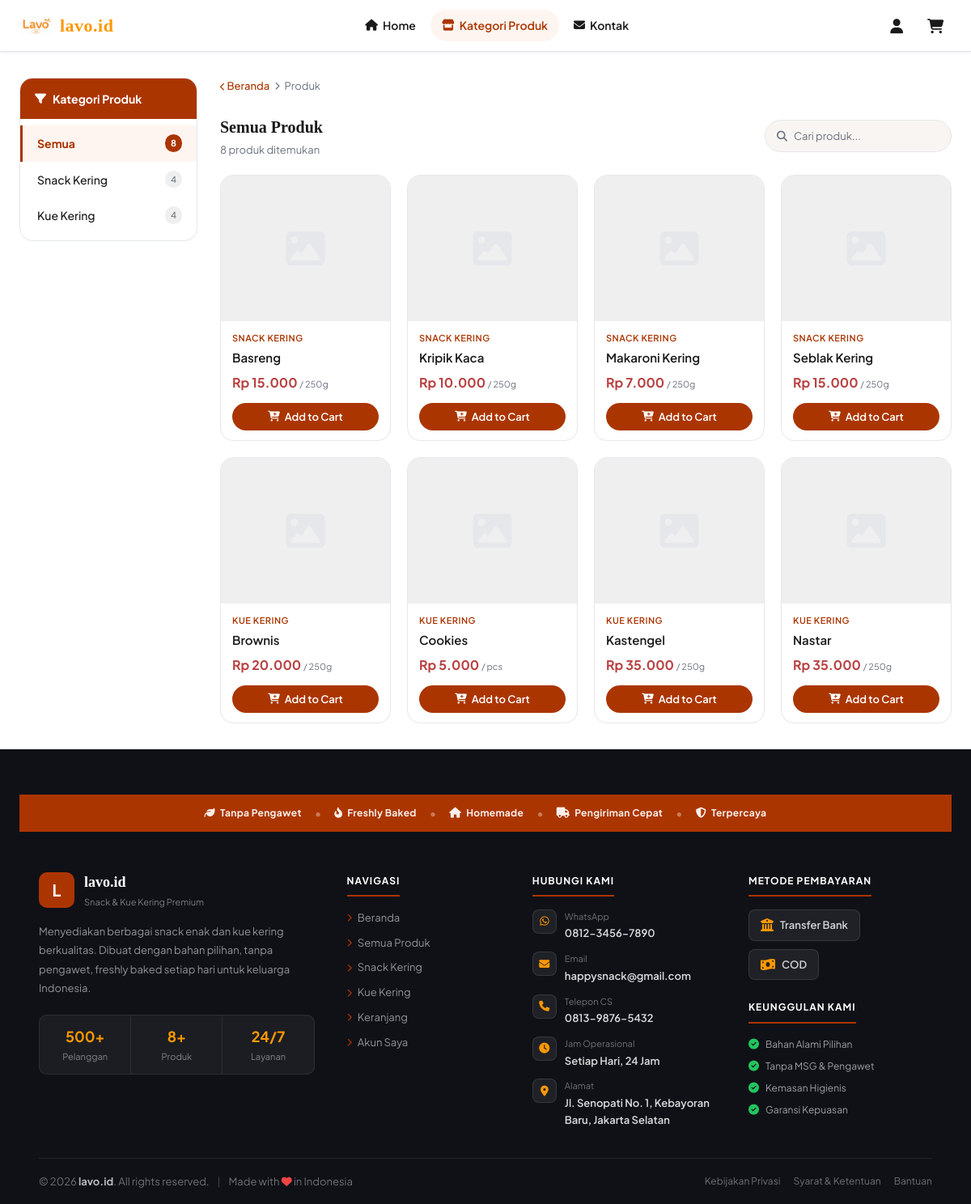
The page /kategori.php on the database its author committed.
### tables this page shows
CREATE TABLE IF NOT EXISTS `produk` (
  `id_produk`   INT(11)        NOT NULL AUTO_INCREMENT,
  `id_kategori` INT(11)        NOT NULL,
  `nama`        VARCHAR(150)   NOT NULL,
  `harga`       DECIMAL(10,2)  NOT NULL,
  `satuan`      VARCHAR(20)    NOT NULL DEFAULT 'pcs',
  `stok`        INT(11)        NOT NULL DEFAULT 0,
  `deskripsi`   TEXT           DEFAULT NULL,
  `gambar`      VARCHAR(255)   DEFAULT NULL,
  `created_at`  TIMESTAMP      NOT NULL DEFAULT CURRENT_TIMESTAMP,
  PRIMARY KEY (`id_produk`),
  FOREIGN KEY (`id_kategori`) REFERENCES `kategori`(`id_kategori`) ON DELETE CASCADE
);

CREATE TABLE IF NOT EXISTS `kategori` (
  `id_kategori` INT(11)      NOT NULL AUTO_INCREMENT,
  `nama`        VARCHAR(100) NOT NULL,
  PRIMARY KEY (`id_kategori`)
);

### includes/functions.php (called while the page is built, shortened)
<?php
function getProdukAll($conn, $limit = 0) {
    $sql = "SELECT p.id_produk AS id, p.nama, p.harga, p.satuan, p.stok, p.gambar,
                   k.nama AS kategori
            FROM produk p
            JOIN kategori k ON p.id_kategori = k.id_kategori
            ORDER BY k.id_kategori, p.nama";
    $res = mysqli_query($conn, $sql);
    $data = [];
    while ($row = mysqli_fetch_assoc($res)) $data[] = $row;
    return $data;
}
function getProdukFilter($conn, $kategori = 'Semua', $search = '') {
    $where  = [];
    $params = [];
    $sql = "SELECT p.id_produk AS id, p.nama, p.harga, p.satuan, p.stok, p.gambar,
                   k.nama AS kategori
            FROM produk p
            JOIN kategori k ON p.id_kategori = k.id_kategori";
    $sql .= " ORDER BY k.id_kategori, p.nama";
    $stmt = mysqli_prepare($conn, $sql);
    mysqli_stmt_execute($stmt);
    $res  = mysqli_stmt_get_result($stmt);
    $data = [];
    while ($row = mysqli_fetch_assoc($res)) $data[] = $row;
    return $data;
}
function getKategoriAll($conn) {
    $res  = mysqli_query($conn, "SELECT * FROM kategori ORDER BY id_kategori");
    $data = [];
    while ($row = mysqli_fetch_assoc($res)) $data[] = $row;
    return $data;
}

### kategori.php (the view, shortened to what this page needs)
<?php
include 'koneksi.php';
include 'includes/functions.php';
$kategori_aktif = $_GET['kategori'] ?? 'Semua';
$search         = trim($_GET['q'] ?? '');
$kategori_db   = getKategoriAll($conn);
$nama_kategori = array_unique(array_column($kategori_db, 'nama'));
$kategori_list = array_merge(['Semua'], array_values($nama_kategori));
$semua_produk_db = getProdukAll($conn);
$counts = ['Semua' => count($semua_produk_db)];
foreach ($semua_produk_db as $p) {
    $kat = $p['kategori'];
    $counts[$kat] = ($counts[$kat] ?? 0) + 1;
}
$produk_tampil = getProdukFilter($conn, $kategori_aktif, $search);
?>
<!DOCTYPE html>
<html lang="id">
<head>
  <link rel="stylesheet" href="style.css">
  <link rel="stylesheet" href="https://cdnjs.cloudflare.com/ajax/libs/font-awesome/6.4.0/css/all.min.css">
</head>
<body>
<?php include 'includes/navbar.php'; ?>
<div class="kategori-page">
  <aside class="filter-sidebar" id="filterSidebar">
    <div class="filter-card">
      <div class="filter-card-header">
        <i class="fa fa-filter"></i> Kategori Produk
      </div>
      <div class="filter-list">
        <?php
        foreach ($kategori_list as $kat):
          $is_active = ($kategori_aktif === $kat);
          $url = 'kategori.php?kategori=' . urlencode($kat);
        ?>
        <a href="<?= $url ?>" class="filter-item <?= $is_active ? 'active' : '' ?>">
          <?= htmlspecialchars($kat) ?>
          <span class="count"><?= $counts[$kat] ?? 0 ?></span>
        </a>
        <?php endforeach; ?>
      </div>
    </div>
  </aside>
  <div class="produk-main">
    <div class="breadcrumb">
      <a href="index.php"><i class="fa fa-chevron-left"></i> Beranda</a>
      <i class="fa fa-chevron-right"></i>
      <span>Produk</span>
    </div>
    <div class="produk-toolbar">
      <div class="produk-toolbar-left">
        <h2>
          <?= $kategori_aktif === 'Semua' ? 'Semua Produk' : htmlspecialchars($kategori_aktif) ?>
        </h2>
        <p>
          <?= count($produk_tampil) ?> produk ditemukan
        </p>
      </div>
      <div style="display:flex; gap:10px; align-items:center;">
        <form class="toolbar-search" action="kategori.php" method="GET">
          <i class="fa fa-search"></i>
          <input type="text" name="q" placeholder="Cari produk..." value="<?= htmlspecialchars($search) ?>">
        </form>
      </div>
    </div>
    <?php if (empty($produk_tampil)): ?>
      <div class="empty-state">
        <i class="fa fa-box-open"></i>
        <h3>Produk tidak ditemukan</h3>
        <p>Coba kata kunci lain atau pilih kategori berbeda</p>
        <a href="kategori.php" class="btn btn-outline" style="margin-top:16px; display:inline-flex;">
          Lihat Semua Produk
        </a>
      </div>
    <?php else: ?>
      <div class="produk-grid">
        <?php foreach ($produk_tampil as $p):
        ?>
        <a href="produk.php?id=<?= $p['id'] ?>" class="produk-card">
          <div class="produk-card-img">
            <?php if (!empty($p['gambar'])): ?>
              <img src="uploads/<?= htmlspecialchars($p['gambar']) ?>" alt="<?= htmlspecialchars($p['nama']) ?>">
            <?php else: ?>
              <span class="img-placeholder"><i class="fa fa-image"></i></span>
            <?php endif; ?>
          </div>
          <div class="produk-card-body">
            <div class="produk-card-kategori"><?= htmlspecialchars($p['kategori']) ?></div>
            <div class="produk-card-nama"><?= htmlspecialchars($p['nama']) ?></div>
            <div class="produk-card-harga">
              Rp <?= number_format($p['harga'], 0, ',', '.') ?>
              <small style="font-size:11px; font-weight:400; color:var(--text-muted);">/ <?= $p['satuan'] ?></small>
            </div>
            <button class="btn-cart" onclick="addToCart(event, <?= $p['id'] ?>)">
              <i class="fa fa-cart-plus"></i> Add to Cart
            </button>
          </div>
        </a>
        <?php endforeach; ?>
      </div>
    <?php endif; ?>
  </div>
</div>
<?php include 'includes/footer.php'; ?>
</body>
</html>

### style.css (style rules this page uses)
:root { --primary: #AB3500; --primary-dark: #8a2a00; --primary-light: #d44200; --accent: #FF9800; --accent-light: #FFD180; --text-red: #B94141; --text-dark: #1a1a1a; --text-muted: #6b7280; --bg-white: #ffffff; --bg-light: #f9f5f2; --bg-card: #efefef; --border: #e5e7eb; --success: #22c55e; --radius-sm: 8px; --radius-md: 16px; --radius-lg: 24px; --radius-full: 9999px; --shadow-sm: 0 1px 3px rgba(0,0,0,0.08); --shadow-md: 0 4px 12px rgba(0,0,0,0.12); --shadow-lg: 0 8px 24px rgba(0,0,0,0.15); --font-main: 'Plus Jakarta Sans', sans-serif; --transition: 0.2s ease; }
*, *::before, *::after { box-sizing: border-box; margin: 0; padding: 0; }
html { scroll-behavior: smooth; }
body { font-family: var(--font-main); font-size: 15px; color: var(--text-dark); background: var(--bg-white); line-height: 1.6; }
a { text-decoration: none; color: inherit; }
button { cursor: pointer; border: none; background: none; font-family: inherit; }
input, textarea, select { font-family: inherit; }
.produk-grid { display: grid; grid-template-columns: repeat(auto-fill, minmax(200px, 1fr)); gap: 20px; }
.produk-card { background: var(--bg-white); border: 1px solid var(--border); border-radius: var(--radius-md); overflow: hidden; transition: transform var(--transition), box-shadow var(--transition); cursor: pointer; }
.produk-card-img { width: 100%; height: 180px; background: var(--bg-card); overflow: hidden; display: flex; align-items: center; justify-content: center; }
.produk-card-img .img-placeholder { font-size: 48px; color: var(--border); }
.produk-card-body { padding: 12px 14px; }
.produk-card-kategori { font-size: 11px; font-weight: 600; color: var(--primary); text-transform: uppercase; letter-spacing: 0.5px; margin-bottom: 4px; }
.produk-card-nama { font-size: 15px; font-weight: 600; color: var(--text-dark); margin-bottom: 6px; white-space: nowrap; overflow: hidden; text-overflow: ellipsis; }
.produk-card-harga { font-size: 16px; font-weight: 700; color: var(--text-red); margin-bottom: 12px; }
.btn-cart { width: 100%; background: var(--primary); color: white; border-radius: var(--radius-lg); padding: 9px 0; font-size: 13px; font-weight: 600; display: flex; align-items: center; justify-content: center; gap: 6px; transition: background var(--transition); }

### rows shown on the page
produk: id_kategori.nama "SNACK KERING", nama "Basreng", harga "15.000", satuan "250g"
produk: id_kategori.nama "SNACK KERING", nama "Kripik Kaca", harga "10.000", satuan "250g"
produk: id_kategori.nama "SNACK KERING", nama "Makaroni Kering", harga "7.000", satuan "250g"
produk: id_kategori.nama "SNACK KERING", nama "Seblak Kering", harga "15.000", satuan "250g"
produk: id_kategori.nama "KUE KERING", nama "Brownis", harga "20.000", satuan "250g"
produk: id_kategori.nama "KUE KERING", nama "Cookies", harga "5.000", satuan "pcs"
produk: id_kategori.nama "KUE KERING", nama "Kastengel", harga "35.000", satuan "250g"
produk: id_kategori.nama "KUE KERING", nama "Nastar", harga "35.000", satuan "250g"

### other values the page prints
$kat "Semua"
$counts[$kat] "8"
$kat "Snack Kering"
$counts[$kat] "4"
$kat "Kue Kering"
count($produk_tampil) "8"
